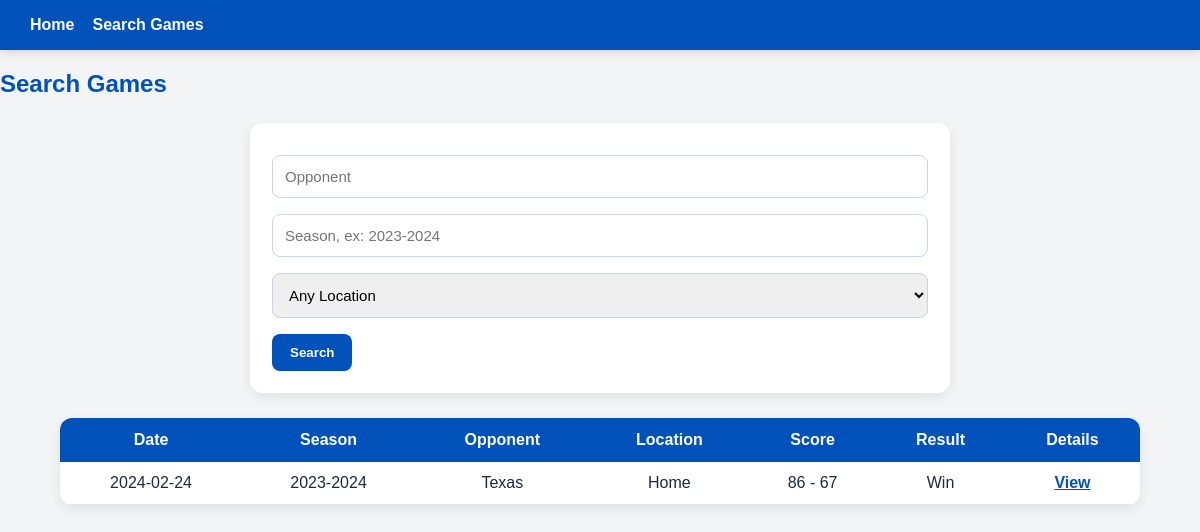
The page /games.php?opponent=Texas on the database its author committed.
### tables this page shows
CREATE TABLE Games (
    gameID INT AUTO_INCREMENT PRIMARY KEY,
    gameDate DATE NOT NULL,
    season VARCHAR(20),
    opponent VARCHAR(100) NOT NULL,
    location VARCHAR(20),
    KUscore INT,
    opponentScore INT,
    result VARCHAR(10)
);

### games.php (the view, shortened to what this page needs)
<?php include "db.php"; ?>
<link rel="stylesheet" href="style.css">
<nav>
    <a href="index.php">Home</a>
    <a href="games.php">Search Games</a>
</nav>
<h2>Search Games</h2>
<form method="GET">
    <input type="text" name="opponent" placeholder="Opponent">
    <input type="text" name="season" placeholder="Season, ex: 2023-2024">
    <select name="location">
        <option value="">Any Location</option>
    </select>
    <button type="submit">Search</button>
</form>
<?php
$query = "SELECT * FROM Games WHERE 1=1";
$params = [];
$types = "";
if (!empty($_GET["opponent"])) {
    $query .= " AND opponent LIKE ?";
    $params[] = "%" . $_GET["opponent"] . "%";
    $types .= "s";
}
$stmt = mysqli_prepare($conn, $query);
if (!empty($params)) {
    mysqli_stmt_bind_param($stmt, $types, ...$params);
}
mysqli_stmt_execute($stmt);
$result = mysqli_stmt_get_result($stmt);
?>
<table>
    <tr>
        <th>Date</th>
        <th>Season</th>
        <th>Opponent</th>
        <th>Location</th>
        <th>Score</th>
        <th>Result</th>
        <th>Details</th>
    </tr>
    <?php while ($row = mysqli_fetch_assoc($result)): ?>
        <tr>
            <td><?php echo $row["gameDate"]; ?></td>
            <td><?php echo $row["season"]; ?></td>
            <td><?php echo $row["opponent"]; ?></td>
            <td><?php echo $row["location"]; ?></td>
            <td><?php echo $row["KUscore"] . " - " . $row["opponentScore"]; ?></td>
            <td><?php echo $row["result"]; ?></td>
            <td><a href="game_details.php?gameID=<?php echo $row["gameID"]; ?>">View</a></td>
        </tr>
    <?php endwhile; ?>
</table>

### style.css (style rules this page uses)
* { box-sizing: border-box; }
nav { background: #0051ba; padding: 16px 30px; display: flex; align-items: center; gap: 18px; color: white; box-shadow: 0 2px 8px rgba(0,0,0,0.15); }
nav a { color: white; text-decoration: none; font-weight: bold; }
h1, h2, h3 { color: #0051ba; }
form { background: white; padding: 22px; margin: 25px auto; width: 90%; max-width: 700px; border-radius: 12px; box-shadow: 0 4px 12px rgba(0,0,0,0.08); }
input, select, textarea { display: block; margin: 10px 0 16px 0; padding: 12px; width: 100%; border: 1px solid #cbd5e1; border-radius: 8px; font-size: 15px; }
button { background: #0051ba; color: white; border: none; padding: 11px 18px; border-radius: 8px; cursor: pointer; font-weight: bold; }
table { width: 90%; margin: 25px auto; border-collapse: collapse; background: white; border-radius: 12px; overflow: hidden; box-shadow: 0 4px 12px rgba(0,0,0,0.08); }
th { background: #0051ba; color: white; padding: 13px; }
td { border-bottom: 1px solid #e5e7eb; padding: 12px; text-align: center; }
a { color: #0051ba; font-weight: bold; }

### rows shown on the page
games: gameDate "2024-02-24", season "2023-2024", opponent "Texas", location "Home", KUscore "86", opponentScore "67", result "Win"
